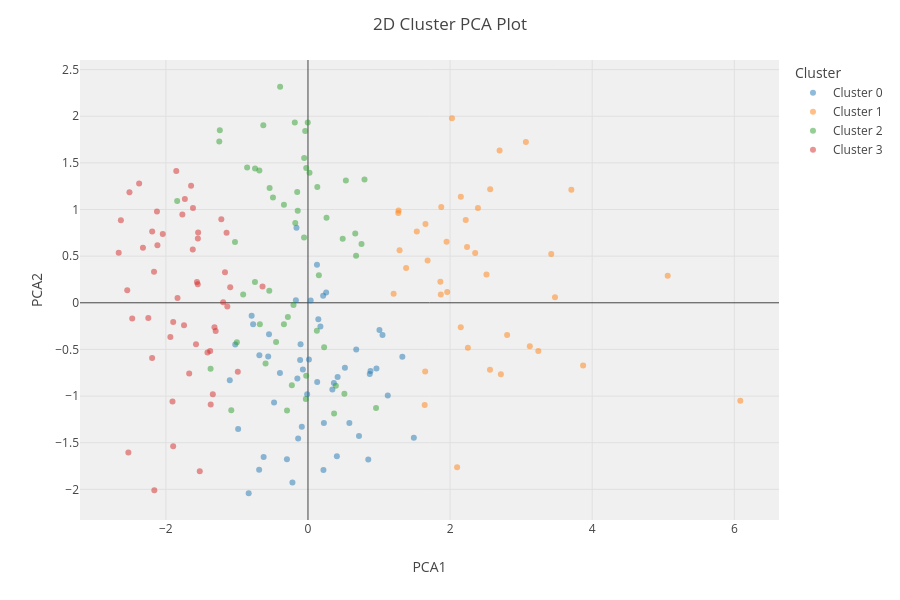

Source (notebook cell):
### Code cell
plot_model(kmeans, plot='cluster')
